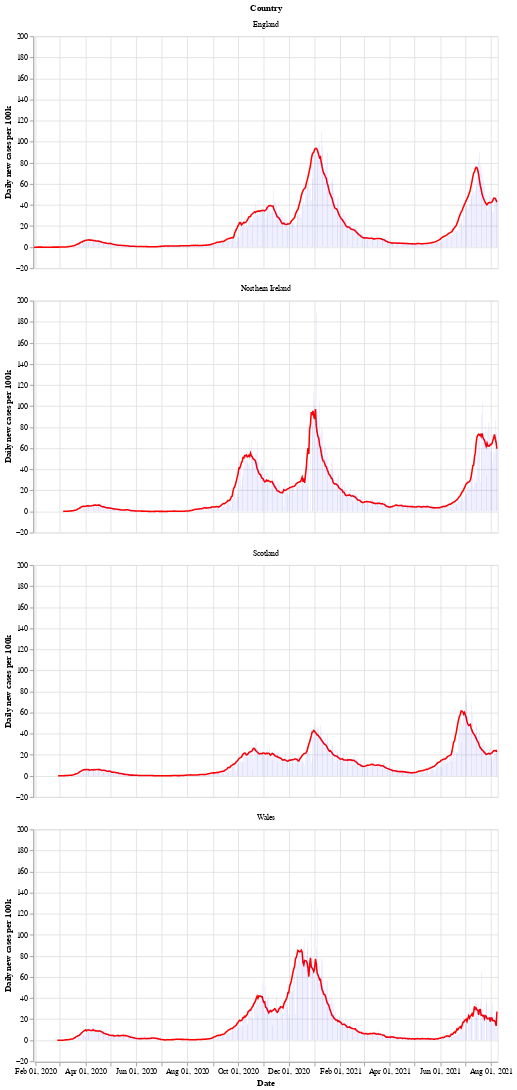

Notebook code for this chart:
### Markdown cell above
Next is a bar chart of the number of new cases in each country (per 100k population), with the 7 day moving average of cases. Again we see that Wales saw a longer period of raising and falling cases compared to the other countries.

After a period of cases falling, each nation is now seeing a rise in the number of cases - especially in Wales.

### Code cell
# collapse
bars = alt.Chart(uk_cases).mark_bar().encode(
    x=alt.X("yearmonthdate(date):T", axis=alt.Axis(title='Date')),
    y=alt.Y("newCasesRate:Q", axis=alt.Axis(title='Daily new cases per 100k')),
    tooltip='newCasesRate',
    color=alt.condition(
        alt.datum.dailyChange > 0,
        alt.value("orange"),  # The positive color
        alt.value("blue")  # The negative color
    )
).properties(title='New cases per 100k population with rolling 7 day average', width=600).interactive()
line = alt.Chart(uk_cases).mark_line(
    color='red',
    size=2,
).transform_window(
    rolling_mean='mean(newCasesRate)',
    frame=[0, 7],
    groupby=['areaName']
).encode(
    x='yearmonthdate(date):T',
    y='rolling_mean:Q'
)
alt.layer(line, bars, data=uk_cases).facet(alt.Row('areaName', title='Country'), columns=1)

### Figure 1 — Vega-Lite specification as saved in the notebook (floating-point values rounded to 4 significant figures; data arrays with more than 128 entries replaced by an {"elided": "..."} marker saying what was removed)
{"config": {"view": {"continuousWidth": 400, "continuousHeight": 300}}, "data": {"name": "data-a6bace4b1098170d68e36bce6de17371"}, "facet": {"type": "nominal", "field": "areaName", "title": "Country"}, "spec": {"layer": [{"mark": {"type": "line", "color": "red", "size": 2}, "encoding": {"x": {"type": "temporal", "field": "date", "timeUnit": "yearmonthdate"}, "y": {"type": "quantitative", "field": "rolling_mean"}}, "transform": [{"window": [{"op": "mean", "field": "newCasesRate", "as": "rolling_mean"}], "frame": [0, 7], "groupby": ["areaName"]}]}, {"mark": "bar", "encoding": {"color": {"condition": {"value": "orange", "test": "(datum.dailyChange > 0)"}, "value": "blue"}, "tooltip": {"type": "quantitative", "field": "newCasesRate"}, "x": {"type": "temporal", "axis": {"title": "Date"}, "field": "date", "timeUnit": "yearmonthdate"}, "y": {"type": "quantitative", "axis": {"title": "Daily new cases per 100k"}, "field": "newCasesRate"}}, "selection": {"selector002": {"type": "interval", "bind": "scales", "encodings": ["x", "y"]}}, "title": "New cases per 100k population with rolling 7 day average", "width": 600}]}, "columns": 1, "$schema": "https://vega.github.io/schema/vega-lite/v4.8.1.json", "datasets": {"data-a6bace4b1098170d68e36bce6de17371": {"elided": "2136 records"}}}
